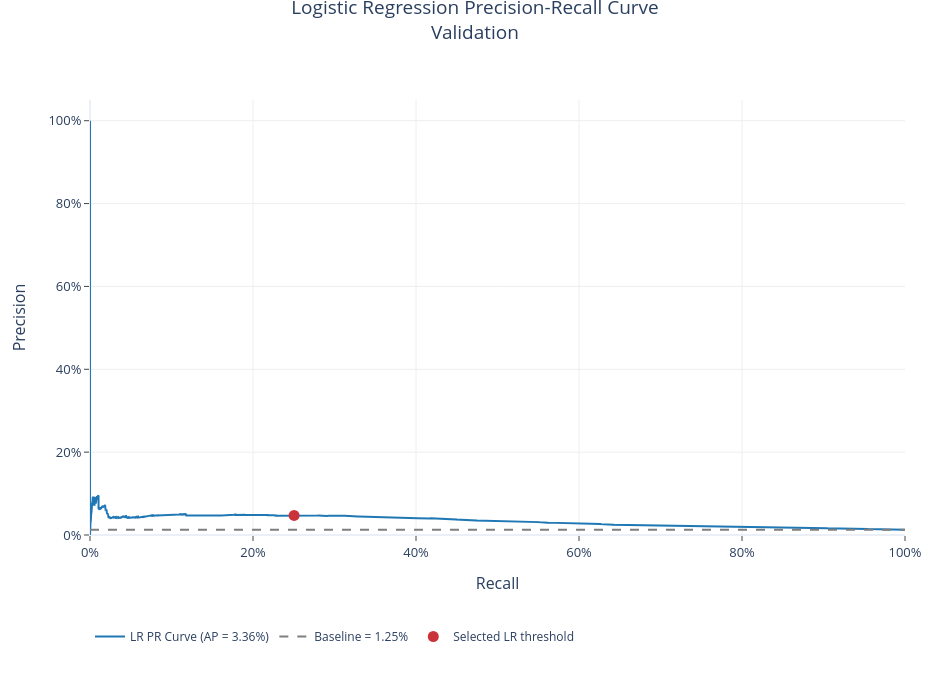

This figure's notebook cell:
### Markdown cell above
### 10.3 Looking at the Tradeoff HR Would Face

The **precision-recall curve** is especially relevant when exits are rare. It shows how the list's exit share changes as the model captures more exit cases. The horizontal line is the untargeted reference, and the marked point is the cutoff selected on validation. This makes the capture-versus-workload tradeoff visible.

### Code cell
# Show validation precision as more attrition cases are included.
import plotly.graph_objects as go

lr_precision_curve, lr_recall_curve, _ = precision_recall_curve(
    y_valid, lr_valid_prob
)
lr_valid_ap = average_precision_score(y_valid, lr_valid_prob)
lr_validation_baseline = y_valid.mean()

lr_pr_fig = go.Figure()
lr_pr_fig.add_trace(go.Scatter(
    x=lr_recall_curve,
    y=lr_precision_curve,
    mode="lines",
    name=f"LR PR Curve (AP = {lr_valid_ap:.2%})",
    line=dict(color="#1f77b4", width=2),
    hovertemplate="Recall: %{x:.2%}<br>Precision: %{y:.2%}<extra>Logistic Regression</extra>",
))
lr_pr_fig.add_trace(go.Scatter(
    x=[0, 1],
    y=[lr_validation_baseline, lr_validation_baseline],
    mode="lines",
    name=f"Baseline = {lr_validation_baseline:.2%}",
    line=dict(color="#7f7f7f", dash="dash", width=2),
    hovertemplate="Workforce exit rate: %{y:.2%}<extra>Untargeted baseline</extra>",
))
lr_pr_fig.add_trace(go.Scatter(
    x=[lr_valid_metrics["recall"]],
    y=[lr_valid_metrics["precision"]],
    mode="markers",
    name="Selected LR threshold",
    marker=dict(color="#CB333B", size=11),
    customdata=[[lr_valid_metrics["threshold"], lr_valid_metrics["flagged_rate"]]],
    hovertemplate=(
        "Recall: %{x:.2%}<br>Precision: %{y:.2%}"
        "<br>LR cutoff: %{customdata[0]:.3f}"
        "<br>Workforce flagged: %{customdata[1]:.2%}<extra>Selected LR threshold</extra>"
    ),
))
lr_pr_fig.update_layout(
    title=dict(text="Logistic Regression Precision-Recall Curve<br>Validation",
               x=0.5, y=0.98, xanchor="center", yanchor="top", font=dict(size=19)),
    template="plotly_white",
    width=950,
    height=690,
    font=dict(size=13),
    margin=dict(l=90, r=45, t=100, b=155),
    # Keep the legend below the x-axis, away from the two-line title.
    legend=dict(orientation="h", x=0, y=-0.20, xanchor="left",
                yanchor="top", font=dict(size=12)),
    hovermode="closest",
    xaxis=dict(title="Recall", tickformat=".0%", range=[0, 1], gridcolor="#eeeeee",
               automargin=True, title_standoff=18, ticks="outside", ticklen=5),
    yaxis=dict(title="Precision", tickformat=".0%", range=[0, 1.05], gridcolor="#eeeeee",
               automargin=True, title_standoff=18, ticks="outside", ticklen=5),
)
lr_pr_fig.show()

### Figure 1 — Plotly figure (JSON) as saved in the notebook; plotly's stock layout.template omitted (floating-point values rounded to 4 significant figures; data arrays with more than 128 entries replaced by an {"elided": "..."} marker saying what was removed)
{"data": [{"hovertemplate": "Recall: %{x:.2%}<br>Precision: %{y:.2%}<extra>Logistic Regression</extra>", "line": {"color": "#1f77b4", "width": 2}, "mode": "lines", "name": "LR PR Curve (AP = 3.36%)", "type": "scatter", "x": {"elided": "88714 float values"}, "y": {"elided": "88714 float values"}}, {"hovertemplate": "Workforce exit rate: %{y:.2%}<extra>Untargeted baseline</extra>", "line": {"color": "#7f7f7f", "dash": "dash", "width": 2}, "mode": "lines", "name": "Baseline = 1.25%", "type": "scatter", "x": [0, 1], "y": [0.01253, 0.01253]}, {"customdata": [[0.1542, 0.06643]], "hovertemplate": "Recall: %{x:.2%}<br>Precision: %{y:.2%}<br>LR cutoff: %{customdata[0]:.3f}<br>Workforce flagged: %{customdata[1]:.2%}<extra>Selected LR threshold</extra>", "marker": {"color": "#CB333B", "size": 11}, "mode": "markers", "name": "Selected LR threshold", "type": "scatter", "x": [0.2504], "y": [0.04723]}], "layout": {"font": {"size": 13}, "height": 690, "hovermode": "closest", "legend": {"font": {"size": 12}, "orientation": "h", "x": 0, "xanchor": "left", "y": -0.2, "yanchor": "top"}, "margin": {"b": 155, "l": 90, "r": 45, "t": 100}, "title": {"font": {"size": 19}, "text": "Logistic Regression Precision-Recall Curve<br>Validation", "x": 0.5, "xanchor": "center", "y": 0.98, "yanchor": "top"}, "width": 950, "xaxis": {"automargin": true, "gridcolor": "#eeeeee", "range": [0, 1], "tickformat": ".0%", "ticklen": 5, "ticks": "outside", "title": {"standoff": 18, "text": "Recall"}}, "yaxis": {"automargin": true, "gridcolor": "#eeeeee", "range": [0, 1.05], "tickformat": ".0%", "ticklen": 5, "ticks": "outside", "title": {"standoff": 18, "text": "Precision"}}}}
